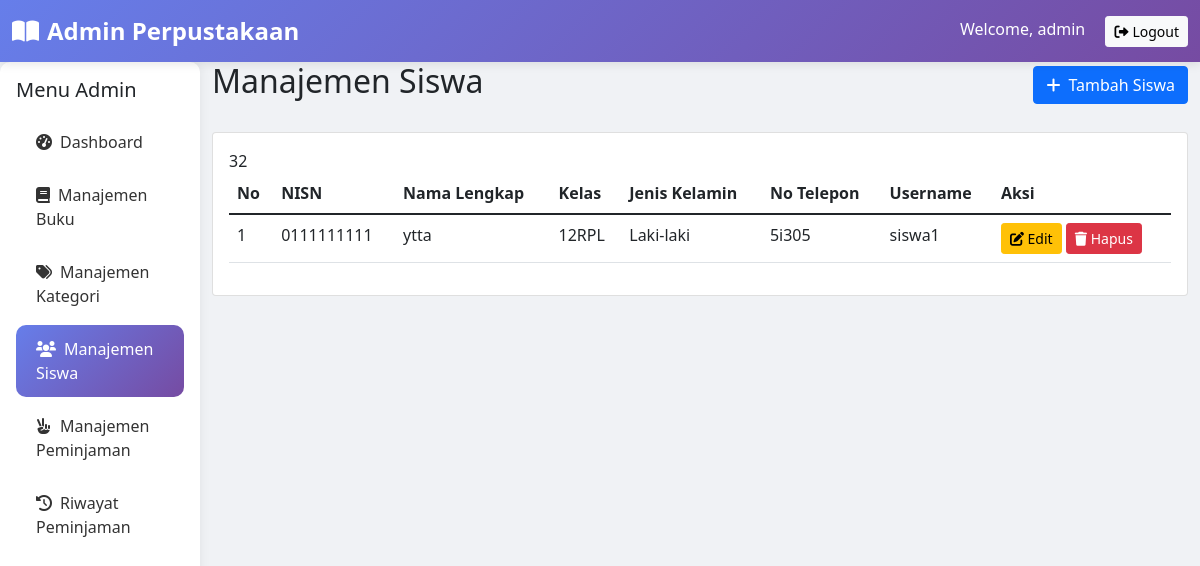
The page /RILLCUY/admin/siswa.php (signed in) on the database its author committed.
### tables this page shows
CREATE TABLE `users` (
  `id_user` int(11) NOT NULL,
  `id_siswa` int(11) DEFAULT NULL,
  `username` varchar(50) NOT NULL,
  `password` varchar(255) NOT NULL,
  `email` varchar(100) NOT NULL,
  `role` enum('admin','siswa') NOT NULL DEFAULT 'siswa',
  `create_at` timestamp NOT NULL DEFAULT current_timestamp()
);

CREATE TABLE `anggota` (
  `id_anggota` int(11) NOT NULL,
  `nisn` varchar(15) NOT NULL,
  `nama_lengkap` varchar(100) NOT NULL,
  `jenis_kelamin` enum('Laki-laki','Perempuan') NOT NULL,
  `kelas` varchar(10) NOT NULL,
  `alamat` text NOT NULL,
  `nomor_tlp` varchar(15) DEFAULT NULL,
  `create_at` timestamp NOT NULL DEFAULT current_timestamp()
);

### RILLCUY/admin/siswa.php (the view, shortened to what this page needs)
<?php
require_once '../config/database.php';
$query_siswa = "SELECT a.*, u.username, u.email FROM anggota a
                LEFT JOIN users u ON a.id_anggota = u.id_siswa
                ORDER BY a.id_anggota DESC";
$result_siswa = mysqli_query($conn, $query_siswa);
?>
<!DOCTYPE html>
<html lang="id">
<head>
    <link href="https://cdn.jsdelivr.net/npm/bootstrap@5.1.3/dist/css/bootstrap.min.css" rel="stylesheet">
    <link rel="stylesheet" href="https://cdnjs.cloudflare.com/ajax/libs/font-awesome/6.0.0/css/all.min.css">
    <link rel="stylesheet" href="../assets/css/style.css">
</head>
<body>
<nav class="navbar navbar-custom navbar-expand-lg">
    <div class="container-fluid">
        <a class="navbar-brand text-white" href="dashboard.php">
            <i class="fas fa-book-open me-2"></i>Admin Perpustakaan
        </a>
        <div class="ms-auto">
            <span class="text-white me-3">Welcome, <?php echo $_SESSION['username']; ?></span>
            <a href="../logout.php" class="btn btn-light btn-sm">
                <i class="fas fa-sign-out-alt me-1"></i>Logout
            </a>
        </div>
    </div>
</nav>
<div class="container-fluid">
    <div class="row">
        <div class="col-md-2 p-0">
            <div class="sidebar p-3">
                <h5 class="mb-3">Menu Admin</h5>
                <a href="dashboard.php" class="nav-link">
                    <i class="fas fa-tachometer-alt me-2"></i>Dashboard
                </a>
                <a href="buku.php" class="nav-link">
                    <i class="fas fa-book me-2"></i>Manajemen Buku
                </a>
                <a href="kategori.php" class="nav-link">
                    <i class="fas fa-tags me-2"></i>Manajemen Kategori
                </a>
                <a href="siswa.php" class="nav-link active">
                    <i class="fas fa-users me-2"></i>Manajemen Siswa
                </a>
                <a href="peminjaman.php" class="nav-link">
                    <i class="fas fa-hand-peace me-2"></i>Manajemen Peminjaman
                </a>
                <a href="riwayat.php" class="nav-link">
                    <i class="fas fa-history me-2"></i>Riwayat Peminjaman
                </a>
            </div>
        </div>
        <div class="col-md-10">
            <div class="d-flex justify-content-between align-items-center mb-4">
                <h2>Manajemen Siswa</h2>
                <button class="btn btn-primary" data-bs-toggle="modal" data-bs-target="#addModal">
                    <i class="fas fa-plus me-2"></i>Tambah Siswa
                </button>
            </div>
            <div class="card">
                <div class="card-body">
                    <div class="table-responsive">
                        <table class="table table-hover">
                            <thead>
                                32<th>No</th>
                                    <th>NISN</th>
                                    <th>Nama Lengkap</th>
                                    <th>Kelas</th>
                                    <th>Jenis Kelamin</th>
                                    <th>No Telepon</th>
                                    <th>Username</th>
                                    <th>Aksi</th>
                            </thead>
                            <tbody>
                                <?php $no = 1; while($siswa = mysqli_fetch_assoc($result_siswa)): ?>
                                <tr>
                                    <td><?php echo $no++; ?></td>
                                    <td><?php echo $siswa['nisn']; ?></td>
                                    <td><?php echo $siswa['nama_lengkap']; ?></td>
                                    <td><?php echo $siswa['kelas']; ?></td>
                                    <td><?php echo $siswa['jenis_kelamin']; ?></td>
                                    <td><?php echo $siswa['nomor_tlp']; ?></td>
                                    <td><?php echo $siswa['username']; ?></td>
                                    <td>
                                        <button class="btn btn-sm btn-warning btn-edit"
                                                data-id="<?php echo $siswa['id_anggota']; ?>"
                                                data-nisn="<?php echo $siswa['nisn']; ?>"
                                                data-nama="<?php echo $siswa['nama_lengkap']; ?>"
                                                data-jk="<?php echo $siswa['jenis_kelamin']; ?>"
                                                data-kelas="<?php echo $siswa['kelas']; ?>"
                                                data-alamat="<?php echo htmlspecialchars($siswa['alamat']); ?>"
                                                data-tlp="<?php echo $siswa['nomor_tlp']; ?>"
                                                data-username="<?php echo $siswa['username']; ?>"
                                                data-email="<?php echo $siswa['email']; ?>">
                                            <i class="fas fa-edit"></i> Edit
                                        </button>
                                        <button class="btn btn-sm btn-danger btn-delete" data-id="<?php echo $siswa['id_anggota']; ?>">
                                            <i class="fas fa-trash"></i> Hapus
                                        </button>
                                    </td>
                                </tr>
                                <?php endwhile; ?>
                            </tbody>
                        </table>
                    </div>
                </div>
            </div>
        </div>
    </div>
</div>
</body>
</html>

### RILLCUY/assets/css/style.css (style rules this page uses)
body { background-color: #f0f2f5; font-family: 'Segoe UI', Tahoma, Geneva, Verdana, sans-serif; }
.navbar-custom { background: linear-gradient(135deg, #667eea 0%, #764ba2 100%); box-shadow: 0 2px 10px rgba(0,0,0,0.1); }
.navbar-custom .navbar-brand { color: white; font-weight: bold; font-size: 1.5rem; }
.sidebar { background: white; min-height: 100vh; box-shadow: 2px 0 10px rgba(0,0,0,0.05); border-radius: 10px; }
.sidebar .nav-link { color: #333; padding: 12px 20px; margin: 5px 0; border-radius: 10px; transition: all 0.3s; }
.sidebar .nav-link.active { background: linear-gradient(135deg, #667eea 0%, #764ba2 100%); color: white; }

### RILLCUY/admin/siswa.php (style rules this page uses)
.sidebar { background: white; min-height: 100vh; box-shadow: 2px 0 10px rgba(0,0,0,0.05); border-radius: 10px; }
.sidebar .nav-link { color: #333; padding: 12px 20px; margin: 5px 0; border-radius: 10px; transition: all 0.3s; }
.sidebar .nav-link:hover, .sidebar .nav-link.active { background: linear-gradient(135deg, #667eea 0%, #764ba2 100%); color: white; }

### rows shown on the page
users: id_siswa.nisn "0111111111", id_siswa.nama_lengkap "ytta", id_siswa.kelas "12RPL", id_siswa.jenis_kelamin "Laki-laki", id_siswa.nomor_tlp "5i305", username "siswa1"

### other values the page prints
$_SESSION['username'] "admin"
